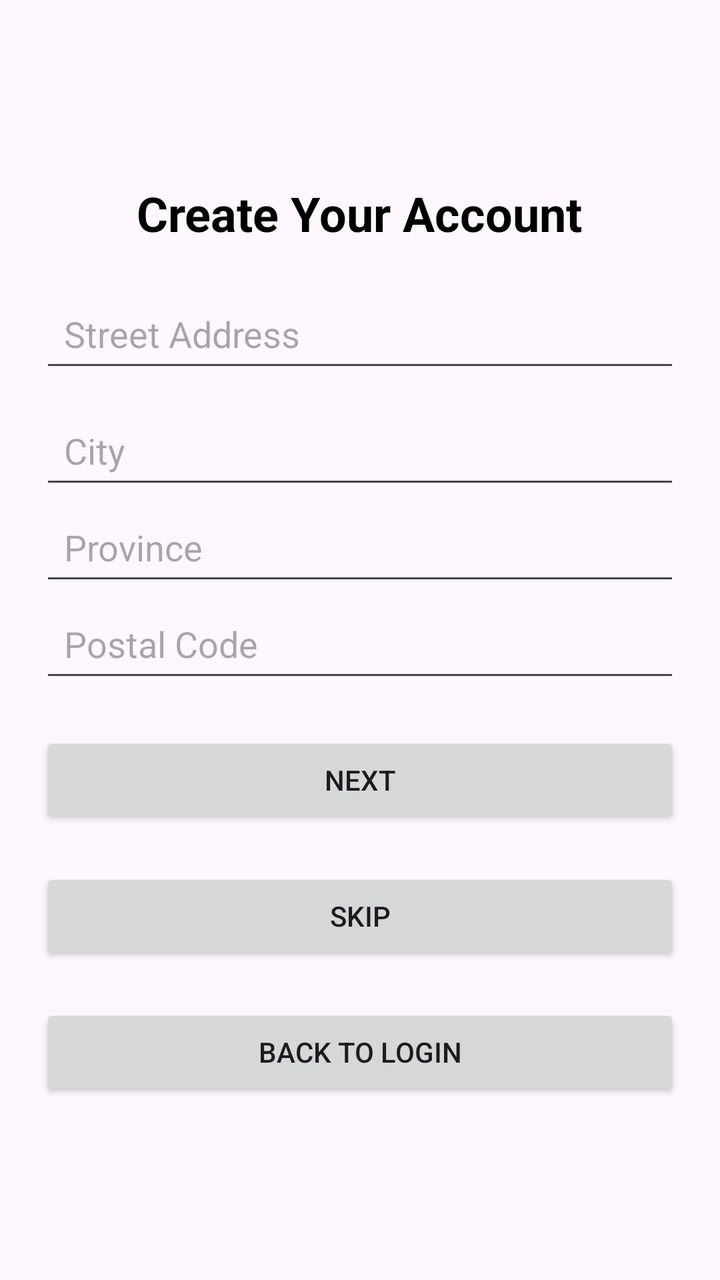
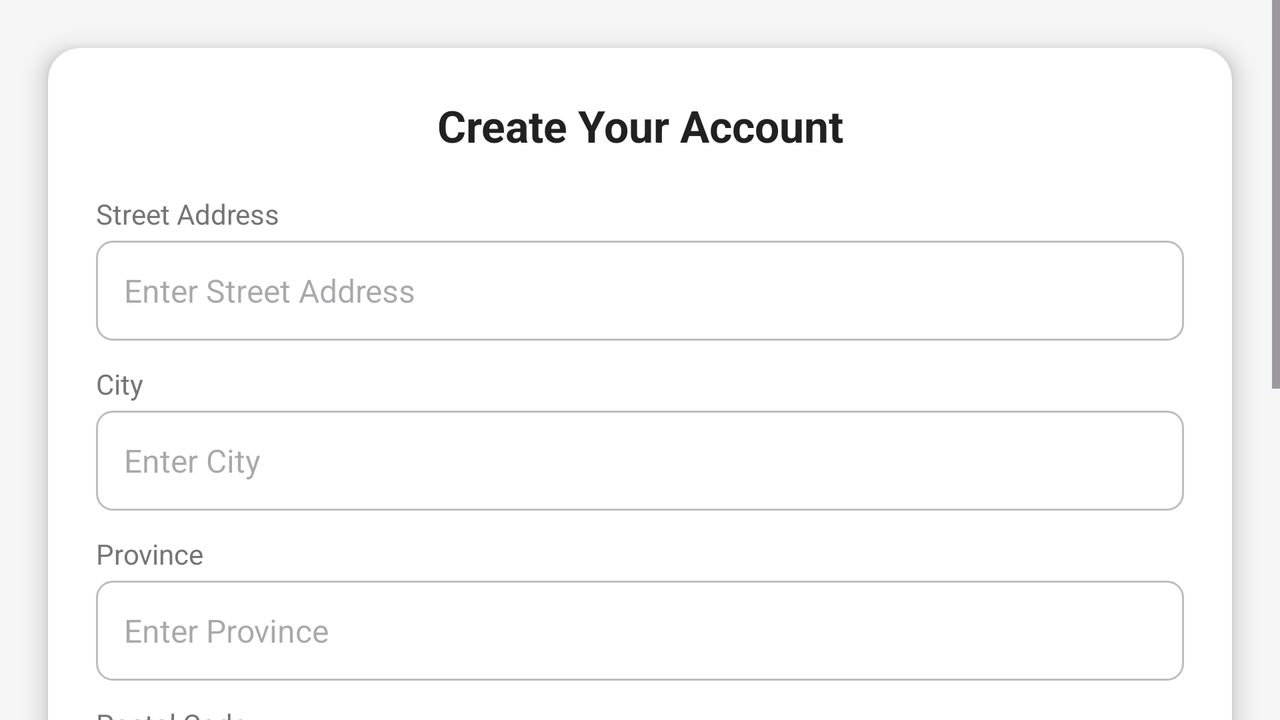

The same Android screen from two of the app's own layout files: first res/layout/ as a phone draws it, then the author's variant for another configuration, drawn on a device whose configuration selects that folder. Both files follow.
<!-- AndroidManifest.xml: application theme Theme.FirebaseGroupApp7 -->
<!-- res/layout/create_user_address.xml -->
<?xml version="1.0" encoding="utf-8"?>
<androidx.constraintlayout.widget.ConstraintLayout xmlns:android="http://schemas.android.com/apk/res/android"
    xmlns:app="http://schemas.android.com/apk/res-auto"
    xmlns:tools="http://schemas.android.com/tools"
    android:id="@+id/main"
    android:layout_width="match_parent"
    android:layout_height="match_parent"
    tools:context=".CreateUserAddressActivity">

    <LinearLayout
        android:layout_width="match_parent"
        android:layout_height="wrap_content"
        android:elevation="4dp"
        android:orientation="vertical"
        android:padding="20dp"
        app:layout_constraintBottom_toBottomOf="parent"
        app:layout_constraintEnd_toEndOf="parent"
        app:layout_constraintStart_toStartOf="parent"
        app:layout_constraintTop_toTopOf="parent">

        <TextView
            android:layout_width="wrap_content"
            android:layout_height="wrap_content"
            android:layout_gravity="center"
            android:paddingBottom="20dp"
            android:text="Create Your Account"
            android:textColor="@color/black"
            android:textSize="24sp"
            android:textStyle="bold" />

        <EditText
            android:id="@+id/streetAddressText"
            android:layout_width="match_parent"
            android:layout_height="wrap_content"
            android:drawablePadding="10dp"
            android:hint="Street Address"
            android:padding="12dp"
            android:textColor="@color/black" />

        <EditText
            android:id="@+id/cityText"
            android:layout_width="match_parent"
            android:layout_height="wrap_content"
            android:layout_marginTop="10dp"
            android:drawablePadding="10dp"
            android:hint="City"
            android:padding="12dp"
            android:textColor="@color/black" />

        <EditText
            android:id="@+id/provinceText"
            android:layout_width="match_parent"
            android:layout_height="wrap_content"
            android:drawablePadding="10dp"
            android:hint="Province"
            android:padding="12dp"
            android:textColor="@color/black" />

        <EditText
            android:id="@+id/postalCode"
            android:layout_width="match_parent"
            android:layout_height="wrap_content"
            android:drawablePadding="10dp"
            android:hint="Postal Code"
            android:padding="12dp"
            android:textColor="@color/black" />

        <Button
            android:id="@+id/nextBtn"
            android:layout_width="match_parent"
            android:layout_height="wrap_content"
            android:layout_marginTop="20dp"
            android:padding="12dp"
            android:text="Next" />

        <Button
            android:id="@+id/skipBtn"
            android:layout_width="match_parent"
            android:layout_height="wrap_content"
            android:layout_marginTop="20dp"
            android:padding="12dp"
            android:text="Skip" />

        <Button
            android:id="@+id/backToLogin"
            android:layout_width="match_parent"
            android:layout_height="wrap_content"
            android:layout_marginTop="20dp"
            android:padding="12dp"
            android:text="Back To Login" />
    </LinearLayout>


</androidx.constraintlayout.widget.ConstraintLayout>
<!-- resources referenced by this layout -->
<resources>
  <color name="black">#FF000000</color>
  <!-- from res/values-v23/ -->
  <style name="Theme.FirebaseGroupApp7" parent="Base.Theme.FirebaseGroupApp7">
          
          <item name="android:navigationBarColor">@android:color/transparent</item>
          <item name="android:statusBarColor">@android:color/transparent</item>
          <item name="android:windowLightStatusBar">?attr/isLightTheme</item>
      </style>
  <style name="Base.Theme.FirebaseGroupApp7" parent="Theme.Material3.DayNight.NoActionBar">
          
          
      </style>
</resources>
<!-- res/layout-land/create_user_address.xml (the author's variant of the layout above) -->
<!-- drawn on the phone turned sideways -->
<?xml version="1.0" encoding="utf-8"?>
<androidx.constraintlayout.widget.ConstraintLayout xmlns:android="http://schemas.android.com/apk/res/android"
    xmlns:app="http://schemas.android.com/apk/res-auto"
    xmlns:tools="http://schemas.android.com/tools"
    android:id="@+id/main"
    android:layout_width="match_parent"
    android:layout_height="match_parent"
    android:background="#F5F5F5"
    android:fitsSystemWindows="true"
    tools:context=".CreateUserAddressActivity">

    <ScrollView
        android:layout_width="match_parent"
        android:layout_height="match_parent">

        <LinearLayout
            android:layout_width="match_parent"
            android:layout_height="wrap_content"
            android:orientation="vertical" >

            <androidx.cardview.widget.CardView
                android:layout_width="match_parent"
                android:layout_height="wrap_content"
                android:layout_margin="24dp"
                app:cardBackgroundColor="#FFFFFF"
                app:cardCornerRadius="16dp"
                app:cardElevation="6dp">

                <LinearLayout
                    android:layout_width="match_parent"
                    android:layout_height="wrap_content"
                    android:orientation="vertical"
                    android:padding="24dp">

                    
                    <TextView
                        android:layout_width="match_parent"
                        android:layout_height="wrap_content"
                        android:layout_marginBottom="20dp"
                        android:gravity="center"
                        android:text="Create Your Account"
                        android:textColor="#212121"
                        android:textSize="22sp"
                        android:textStyle="bold" />

                    
                    <TextView
                        android:layout_width="match_parent"
                        android:layout_height="wrap_content"
                        android:layout_marginBottom="4dp"
                        android:text="Street Address"
                        android:textColor="#757575"
                        android:textSize="14sp" />

                    <EditText
                        android:id="@+id/streetAddressText"
                        android:layout_width="match_parent"
                        android:layout_height="50dp"
                        android:background="@drawable/input_field_background"
                        android:hint="Enter Street Address"
                        android:padding="14dp"
                        android:textColor="#212121"
                        android:textSize="16sp" />

                    
                    <TextView
                        android:layout_width="match_parent"
                        android:layout_height="wrap_content"
                        android:layout_marginTop="12dp"
                        android:layout_marginBottom="4dp"
                        android:text="City"
                        android:textColor="#757575"
                        android:textSize="14sp" />

                    <EditText
                        android:id="@+id/cityText"
                        android:layout_width="match_parent"
                        android:layout_height="50dp"
                        android:background="@drawable/input_field_background"
                        android:hint="Enter City"
                        android:padding="14dp"
                        android:textColor="#212121"
                        android:textSize="16sp" />

                    
                    <TextView
                        android:layout_width="match_parent"
                        android:layout_height="wrap_content"
                        android:layout_marginTop="12dp"
                        android:layout_marginBottom="4dp"
                        android:text="Province"
                        android:textColor="#757575"
                        android:textSize="14sp" />

                    <EditText
                        android:id="@+id/provinceText"
                        android:layout_width="match_parent"
                        android:layout_height="50dp"
                        android:background="@drawable/input_field_background"
                        android:hint="Enter Province"
                        android:padding="14dp"
                        android:textColor="#212121"
                        android:textSize="16sp" />

                    
                    <TextView
                        android:layout_width="match_parent"
                        android:layout_height="wrap_content"
                        android:layout_marginTop="12dp"
                        android:layout_marginBottom="4dp"
                        android:text="Postal Code"
                        android:textColor="#757575"
                        android:textSize="14sp" />

                    <EditText
                        android:id="@+id/postalCode"
                        android:layout_width="match_parent"
                        android:layout_height="50dp"
                        android:background="@drawable/input_field_background"
                        android:hint="Enter Postal Code"
                        android:padding="14dp"
                        android:textColor="#212121"
                        android:textSize="16sp" />

                    
                    <com.google.android.material.button.MaterialButton
                        android:id="@+id/nextBtn"
                        android:layout_width="match_parent"
                        android:layout_height="50dp"
                        android:layout_marginTop="20dp"
                        android:backgroundTint="#FF9800"
                        android:text="Next"
                        android:textColor="#FFFFFF"
                        android:textSize="16sp"
                        android:textStyle="bold"
                        app:cornerRadius="12dp" />

                    <com.google.android.material.button.MaterialButton
                        android:id="@+id/skipBtn"
                        android:layout_width="match_parent"
                        android:layout_height="50dp"
                        android:layout_marginTop="12dp"
                        android:backgroundTint="#BDBDBD"
                        android:text="Skip"
                        android:textColor="#FFFFFF"
                        android:textSize="16sp"
                        android:textStyle="bold"
                        app:cornerRadius="12dp" />

                    <com.google.android.material.button.MaterialButton
                        android:id="@+id/backToLogin"
                        android:layout_width="match_parent"
                        android:layout_height="50dp"
                        android:layout_marginTop="12dp"
                        android:backgroundTint="#D32F2F"
                        android:text="Back To Login"
                        android:textColor="#FFFFFF"
                        android:textSize="16sp"
                        android:textStyle="bold"
                        app:cornerRadius="12dp" />

                </LinearLayout>
            </androidx.cardview.widget.CardView>
        </LinearLayout>
    </ScrollView>

</androidx.constraintlayout.widget.ConstraintLayout>
<!-- resources referenced by the variant -->
<!-- as the phone turned sideways resolves them -->
<resources>
  <!-- drawable input_field_background (drawable) -->
  <?xml version="1.0" encoding="utf-8"?>
  <shape xmlns:android="http://schemas.android.com/apk/res/android" android:shape="rectangle">
      <solid android:color="#FFFFFF"/>
      <corners android:radius="8dp"/>
      <stroke android:width="1dp" android:color="#BDBDBD"/>
      <padding android:left="12dp" android:top="8dp" android:right="12dp" android:bottom="8dp"/>
  </shape>
  <!-- from res/values-v23/ -->
  <style name="Theme.FirebaseGroupApp7" parent="Base.Theme.FirebaseGroupApp7">
          
          <item name="android:navigationBarColor">@android:color/transparent</item>
          <item name="android:statusBarColor">@android:color/transparent</item>
          <item name="android:windowLightStatusBar">?attr/isLightTheme</item>
      </style>
  <style name="Base.Theme.FirebaseGroupApp7" parent="Theme.Material3.DayNight.NoActionBar">
          
          
      </style>
</resources>
